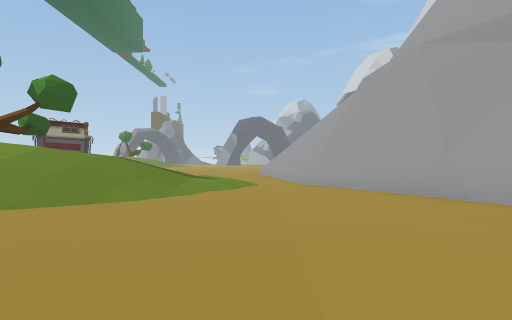
view 1 (above)

24 first-person views from a walk through a scene from a Unity 3-D project. The camera is 1.2 m above the floor, looks level and sees 75° across. The floor is counted in squares, 2 m on a side. Each view is taken from the middle of a square. On the plan, view 1 faces up. The plan holds only what a view shows up to about 10 squares ahead; the rest is blank. The place goes on beyond the plan. The player character is not drawn. Some surface patterns are stand-ins.

view 2
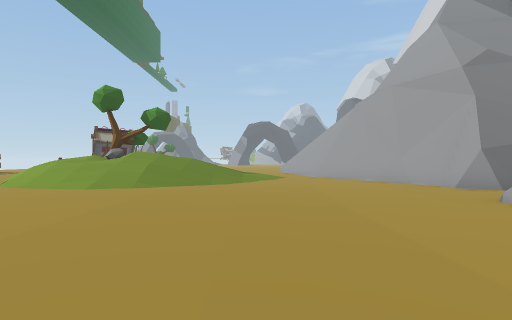

view 3
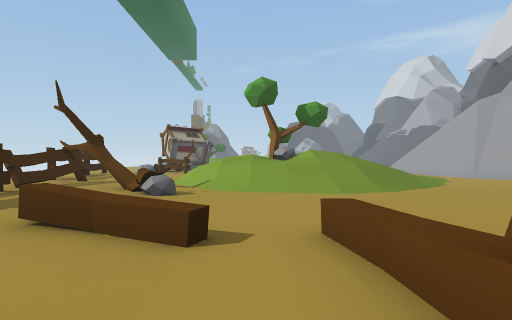

view 4
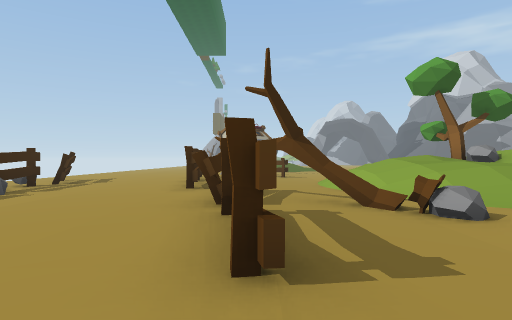

view 5
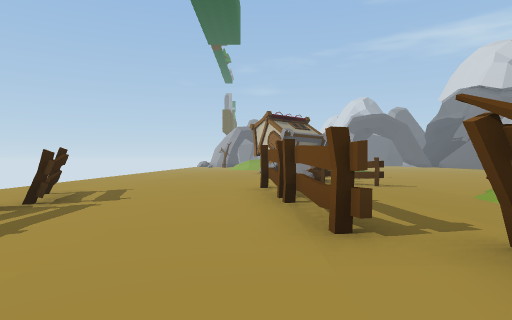

view 6
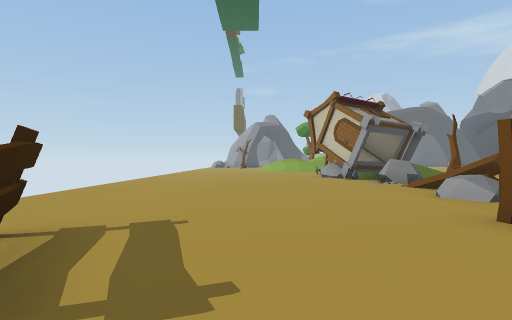

view 7
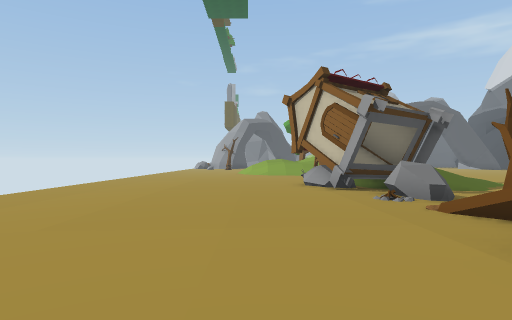

view 8
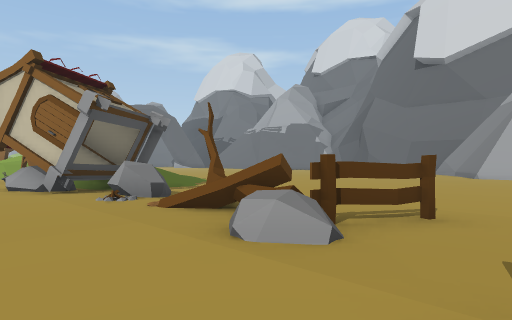

view 9
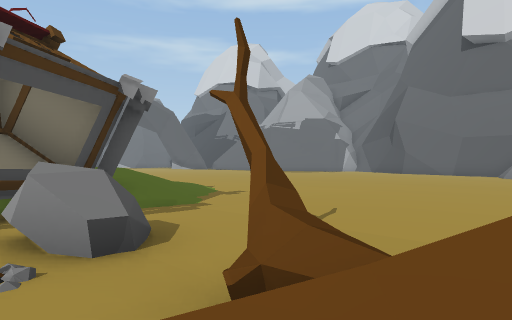

view 10
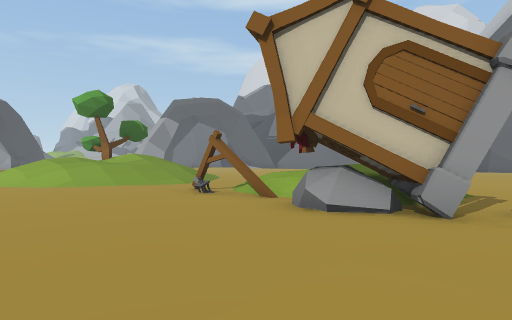

view 11
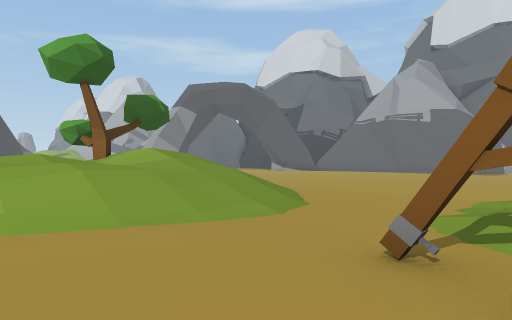

view 12
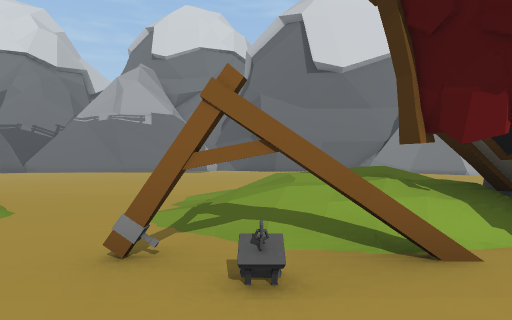

view 13
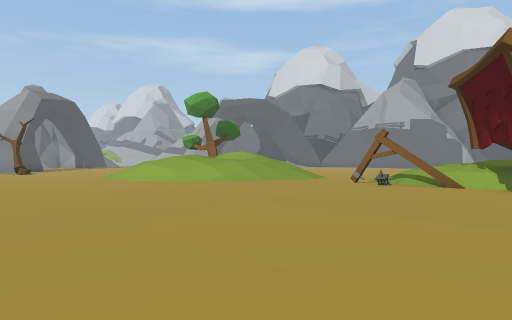

view 14
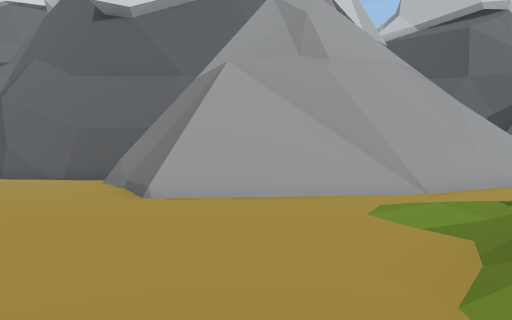

view 15
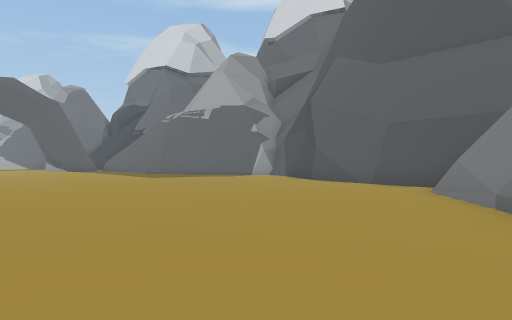

view 16
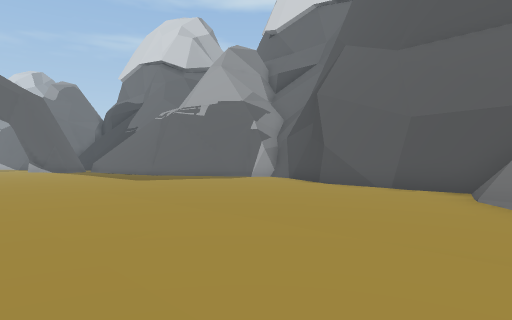

view 17
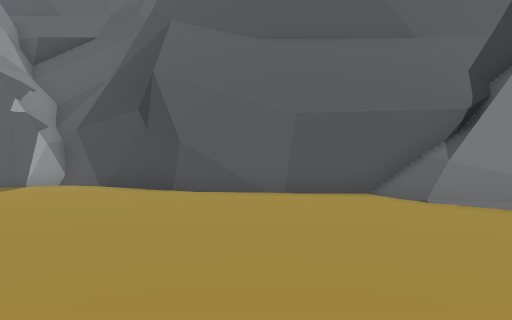

view 18
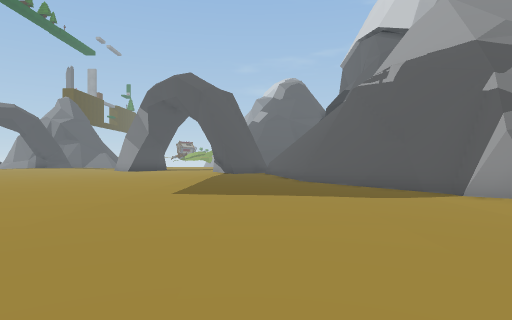

view 19
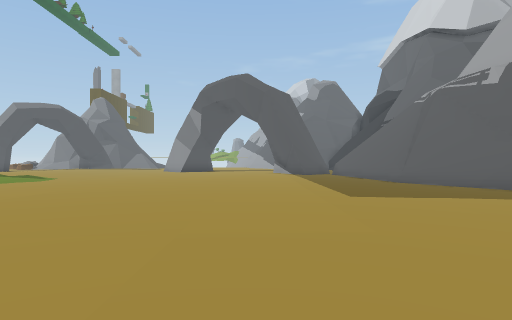

view 20
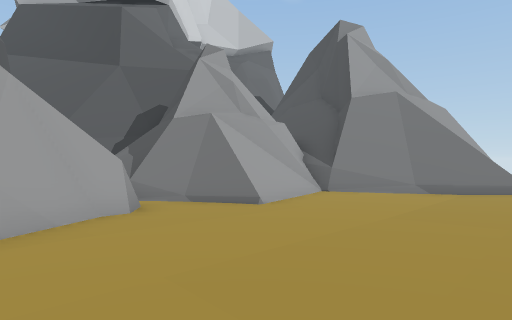

view 21
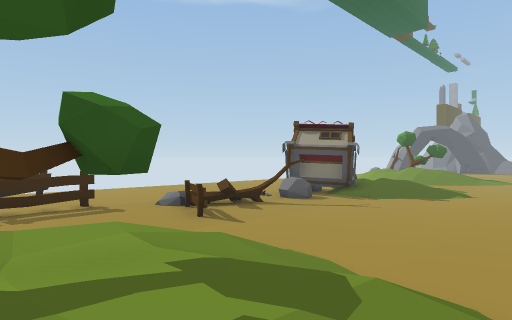

view 22
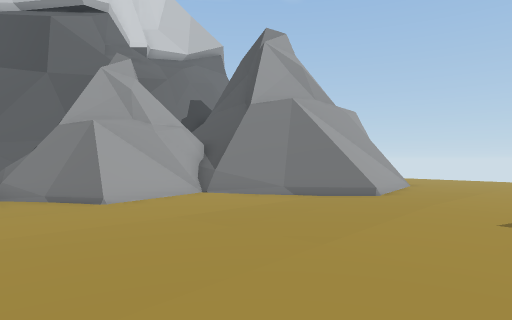

view 23
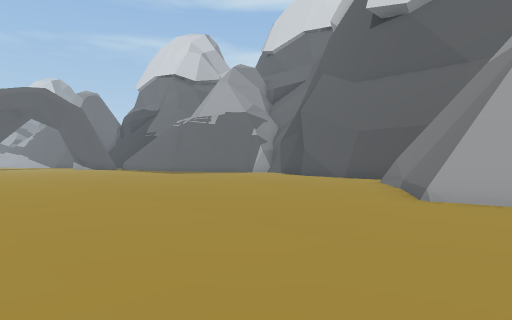

view 24
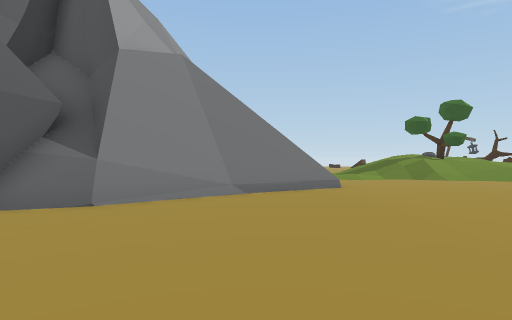

### Floor plan
Key: @ floor where view 1 was taken; # wall or solid block; x gap in a wall; . main floor; : floor 0.25 m higher than the main floor; / step, stairs or slope; = window, fence, low wall or low ledge; ^ raised ledge; v drop or lower ground; T tree; S stump; F fence; H house; O other object.
Columns run from 18 left of view 1 to 9 right of it. Each row starts with its distance up from view 1.
 28  ...//  T#  /......:::..##
 27  .../////   .......:::...#
 26  ....///// /.......::....##
 25  ....//////.......:::.....#
 24  .....////.......::::.....##
 23  ...............:::::......#
 22 ......:#././...::::::.....##
 21 .....::#///  .:::::::.....#
 20 ....:::v/////.:::::::....##
 19 ....:::#H///..:::::::....#
 18 ...:::HHHH/...:::::::....
 17 ...::::H.....::::::::...#
 16 ...:::::^....:::::::....#
 15 ...::::O.....:::::::..#^#
 14 ...::::/T....:::::::/####
 13 ...:::::#....:::::/###v#  #
 12 ....:::=F....:::::///v^=^^#
 11 ....:::::F.........///^^###
 10  .F.::#::..////....//#
  9  .F.::#::.////////./=^
  8  .#F::##::///T////./#
  7   .=.::#::///T////..##
  6    =.::#::///T////...#
  5    x.:::#:///////....##
  4     .:::#T./////......##
  3      :::x:S..//........##
  2      :::x:.............###
  1       ::#:...........=#v#^
  0        :::^=..::..@..//^^
 -1         : ...=::.....//#
 -2            /.x:::..../##
 -3             / :::...###
 -4               :::..##
 -5               :::=#vv
 -6               .:..
 -7                ..

Where each view was taken, in squares from view 1:
view 1: 0 up, 0 right, facing up
view 2: 4 down, 1 left, facing up
view 3: 3 down, 6 left, facing up
view 4: 1 down, 10 left, facing up
view 5: 3 up, 12 left, facing up
view 6: 7 up, 14 left, facing up
view 7: 10 up, 13 left, facing up
view 8: 10 up, 13 left, facing up-right
view 9: 13 up, 11 left, facing up-right
view 10: 16 up, 15 left, facing up-right
view 11: 21 up, 13 left, facing up-right
view 12: 21 up, 13 left, facing right
view 13: 18 up, 18 left, facing up-right
view 14: 11 up, 5 left, facing right
view 15: 13 up, 3 left, facing up-right
view 16: 14 up, 2 left, facing up-right
view 17: 18 up, 1 left, facing right
view 18: 18 up, 4 right, facing up
view 19: 18 up, 1 right, facing up
view 20: 6 up, 2 left, facing down-right
view 21: 7 up, 3 left, facing up-left
view 22: 4 up, 5 left, facing down-right
view 23: 11 up, 5 left, facing up-right
view 24: 20 up, 2 right, facing down
